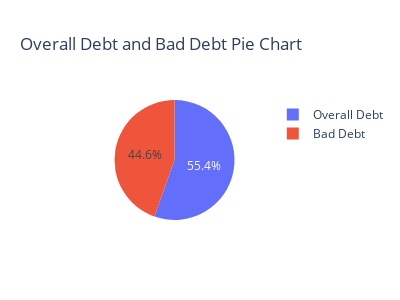

Source (notebook cell):
### Code cell
#  slightly interactive graph that allows for viewing of value totals
pie_data = pd.DataFrame({
    'Category': ['Overall Debt', 'Bad Debt'],
    'Value': [df['overall_debt'].sum(), df['bad_debt'].sum()]
})
fig = px.pie(pie_data, values='Value', names='Category', title='Overall Debt and Bad Debt Pie Chart', width= 400, height= 300)
fig.show()

### Figure 1 — Plotly figure (JSON) as saved in the notebook; plotly's stock layout.template omitted (floating-point values rounded to 4 significant figures)
{"data": [{"domain": {"x": [0, 1], "y": [0, 1]}, "hovertemplate": "Category=%{label}<br>Value=%{value}<extra></extra>", "labels": ["Overall Debt", "Bad Debt"], "legendgroup": "", "name": "", "showlegend": true, "type": "pie", "values": [5076.0, 4081.0]}], "layout": {"height": 300, "legend": {"tracegroupgap": 0}, "title": {"text": "Overall Debt and Bad Debt Pie Chart"}, "width": 400}}
